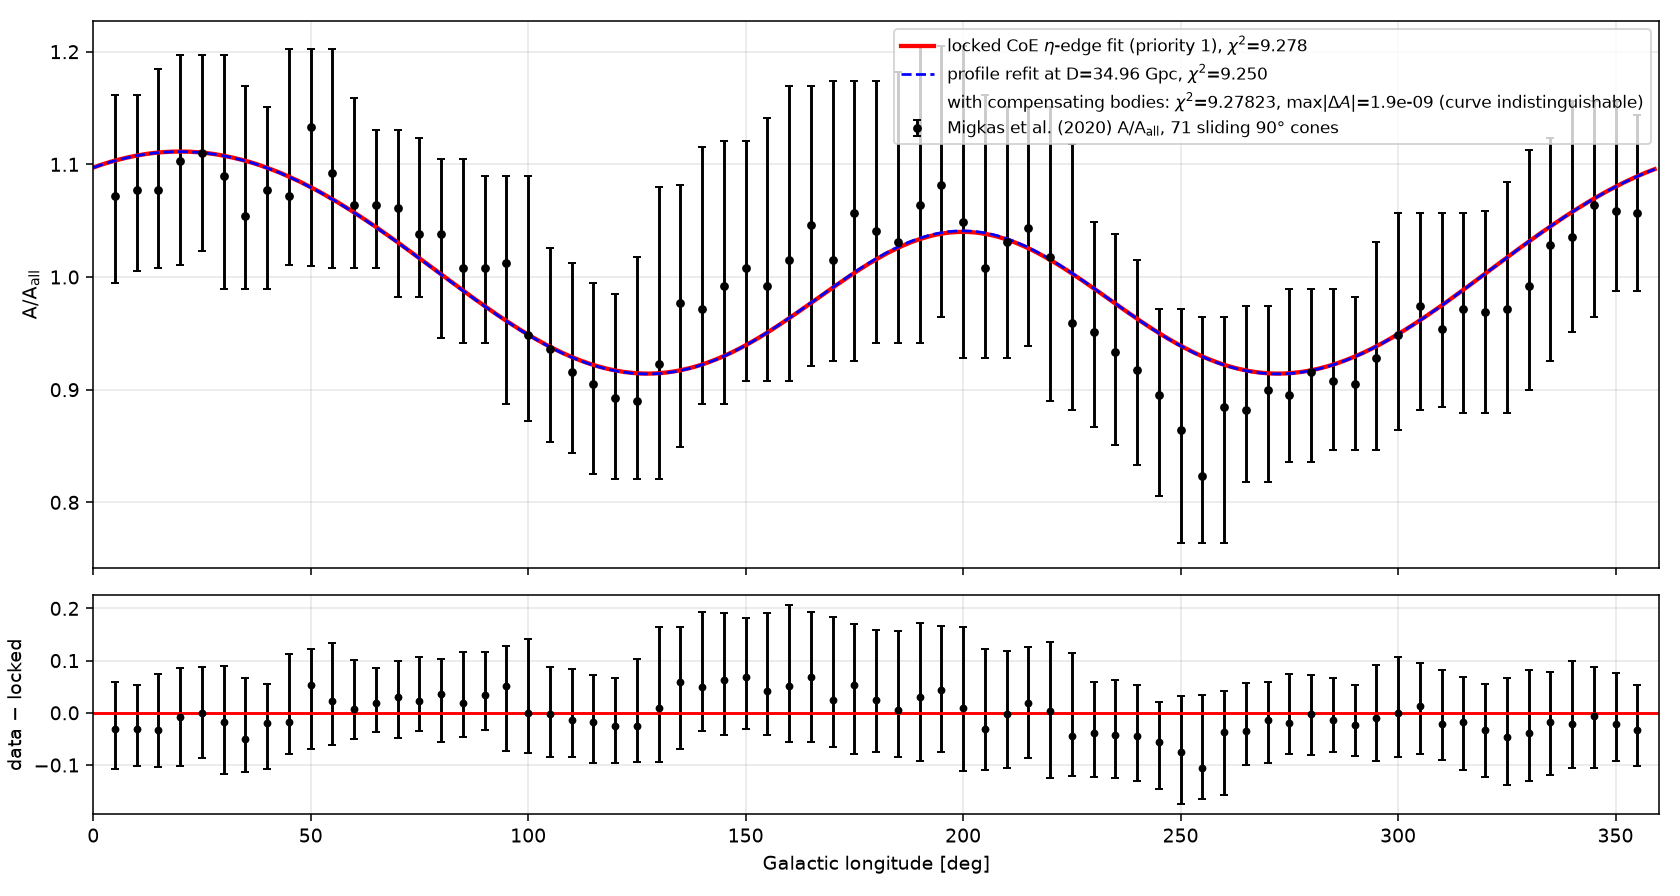

This chart was generated by the following Python code:
# REGENERATED for rev7: full Migkas A/A_all profile with the locked CoE eta-edge curve (priority-1 fit, unchanged),
# the D=34.96 Gpc profile refit (p1) and the locked curve after the phase-2 compensating bodies (p7 method, final run p5_c_p8).
# chi2 uses the mean of the asymmetric errors over the 71 overlapping cones (descriptive only; bins are correlated).
import numpy as np,json,matplotlib;matplotlib.use('Agg');import matplotlib.pyplot as plt
d=np.genfromtxt('/workspace/cosmology/migkas/fig6_digitized.csv',delimiter=',',names=True);l,y=d['l_deg'],d['A_over_Aall'];el,eh=d['A_err_low'],d['A_err_high'];s=0.5*(el+eh)
c=np.loadtxt('/workspace/cosmology-course/notes/catwise-eta-migkas-fit-d14.3.csv',delimiter=',',skiprows=1)
P1=json.load(open('/workspace/coepdf/joint_solve/phase2/p1_migkas_D34.96.json'))['34.96'];cf=np.array(P1['curve']);lf=np.arange(len(cf))*360/len(cf)
B=json.load(open('/workspace/coepdf/joint_solve/phase2/p7_migkas_bodies.json'))['p5_c_p8.npz']
m0=np.interp(l,c[:,0],c[:,1],period=360);m1=np.interp(l,lf,cf,period=360);chi=lambda m:np.sum((y-m)**2/s**2)
fig,ax=plt.subplots(2,1,figsize=(12,6.4),sharex=True,gridspec_kw=dict(height_ratios=[3,1.2]))
ax[0].errorbar(l,y,[el,eh],fmt='ko',ms=3.5,capsize=2,label='Migkas et al. (2020) A/A$_{\\rm all}$, 71 sliding 90° cones')
ax[0].plot(c[:,0],c[:,1],'r',lw=2.2,label=f'locked CoE $\\eta$-edge fit (priority 1), $\\chi^2$={chi(m0):.3f}')
ax[0].plot(lf,cf,'b--',lw=1.4,label=f'profile refit at D=34.96 Gpc, $\\chi^2$={P1["chi2"]:.3f}')
ax[0].plot([],[],' ',label=f'with compensating bodies: $\\chi^2$={B["chi2_after"]:.5f}, max|$\\Delta A$|={B["max_dA"]:.1e} (curve indistinguishable)')
ax[0].set_ylabel('A/A$_{\\rm all}$');ax[0].legend(fontsize=8.5,loc='upper right');ax[0].grid(alpha=.3)
ax[1].errorbar(l,y-m0,[el,eh],fmt='ko',ms=3,capsize=2);ax[1].axhline(0,color='r');ax[1].set_ylabel('data − locked');ax[1].set_xlabel('Galactic longitude [deg]');ax[1].set_xlim(0,360);ax[1].grid(alpha=.3)
fig.tight_layout();fig.savefig('Fig04_amp_full.png',dpi=140,facecolor='white');print(chi(m0),chi(m1))
